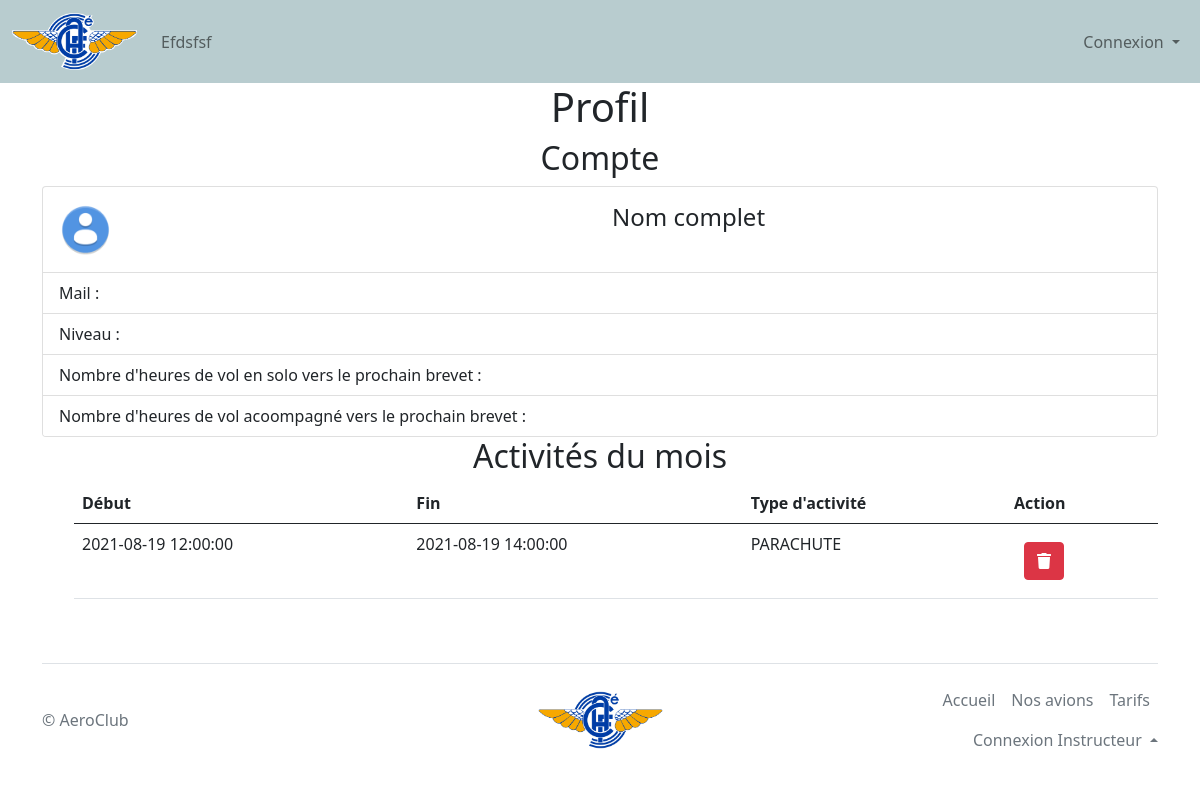
Page /actions/seeDetails.php?id_member=7 on the committed database.
### tables this page shows
CREATE TABLE `schedule` (
  `id` int(11) NOT NULL,
  `id_member` int(11) NOT NULL,
  `id_activity` int(11) NOT NULL,
  `id_trainer` int(11) NOT NULL DEFAULT '99',
  `id_plane` int(11) NOT NULL,
  `start` datetime NOT NULL,
  `end` datetime NOT NULL
);

CREATE TABLE `activities` (
  `id` int(11) NOT NULL,
  `type` enum('BREVET','ULM','PARACHUTE','FIRSTFLIGHT') NOT NULL,
  `name` enum('Brevet de Base','License Pilote D''avion Léger','Brevet de Pilote Privé') DEFAULT NULL,
  `soloRequired` int(11) DEFAULT NULL,
  `trainingRequired` int(11) DEFAULT NULL,
  `cost` float NOT NULL
);

### actions/seeDetails.php (the view, shortened to what this page needs)
<!DOCTYPE html>
<html lang="fr">
<head>
    <?php include '../utils/head.php'; ?>
</head>
<body class="d-flex flex-column h-100">
    <?php include '../utils/header.php';
    $bdd = getDatabaseConnection();
    $q = 'SELECT * FROM members WHERE id = ?';
    $req = $bdd->prepare($q);
    $req->execute([$_SESSION['user']['id']]);
    $member = $req->fetch();
    ?>
    <div class="container">
        <h1 style="text-align: center;">Profil</h1>
        <h2 style="text-align: center;">Compte</h2>
        <div class="card">
            <div class="card-body">
                <div class="row">
                    <div class="col">
                        <img style="width: 10%" src="../Images/Profil%20Icon.png" alt="Card image cap">
                    </div>
                    <div class="col">
                        <h4 class="card-title">Nom complet</h4>
                    </div>
                </div>
            </div>
            <ul class="list-group list-group-flush">
                <li class="list-group-item">Mail : <?= $member['mail'] ?></li>
                <li class="list-group-item">Niveau : <?= $member['level'] ?></li>
                <li class="list-group-item">Nombre d'heures de vol en solo vers le prochain brevet : <?= $member['soloHours'] ?></li>
                <li class="list-group-item">Nombre d'heures de vol acoompagné vers le prochain brevet : <?= $member['trainingHours'] ?></li>
            </ul>
        </div>
        <?php
        $q2 = 'SELECT * FROM schedule WHERE id_member = ? ORDER BY schedule.start ASC';
        $req2 = $bdd->prepare($q2);
        $req2->execute([$_GET['id_member']]);
        $results2 = $req2->fetchAll(); ?>
        <h2 style="text-align: center;">Activités du mois</h2>
        <ul>
            <table class="table">
                <thead class="thead-dark">
                    <tr>
                        <th scope="col">Début</th>
                        <th scope="col">Fin</th>
                        <th scope="col">Type d'activité</th>
                        <th scope="col">Action</th>
                    </tr>
                </thead>
                <?php foreach ($results2 as $key => $activities) {
                    $q3 = 'SELECT * FROM activities WHERE id = ?';
                    $req3 = $bdd->prepare($q3);
                    $req3->execute([$activities['id_activity']]);
                    $results3 = $req3->fetchAll();
                ?>
                    <tbody>
                        <tr>
                            <td><?= $activities['start']; ?></td>
                            <td><?= $activities['end']; ?> </td>
                            <td><?= $results3[0]['type']; ?> </td>
                            <td><a onClick="javascript: return confirm('Veuillez comfirmer l'annulation'');" href="actions/cancel_class_single.php?id_member=<?php echo $activities['id_member'] . '&start=' . $activities['start'] . '&end=' . $activities['end'] ?>" class="btn btn-danger" style="margin: 10px"><i class="fas fa-trash" style="text-align: center"></i></a></td>
                        </tr>
                    <?php } ?>
                    </tbody>
            </table>
        </ul>
    </div>
    <?php include("../utils/footer.php"); ?>
</body>

### CSS/parallax.css (style rules this page uses)
body, html { height: 100%; margin: 0; padding: 0; }

### rows in the picture
schedule: start "2021-08-19 12:00:00", end "2021-08-19 14:00:00", id_activity.type "PARACHUTE"
